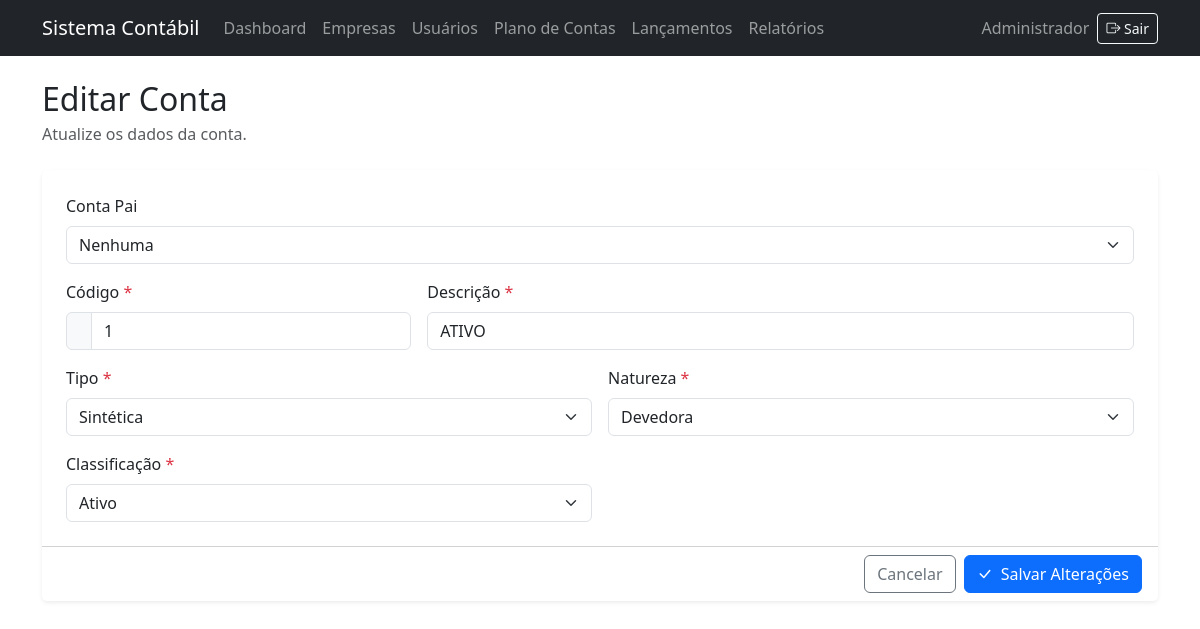
The page /plano_contas/form.php?id=1 (signed in) on the database its author committed.
### tables this page shows
CREATE TABLE IF NOT EXISTS contas_contabeis (
    id_conta       INT UNSIGNED AUTO_INCREMENT PRIMARY KEY,
    id_empresa     INT UNSIGNED NOT NULL,
    codigo         VARCHAR(30) NOT NULL,
    descricao      VARCHAR(160) NOT NULL,
    tipo           ENUM('sintetica', 'analitica') NOT NULL,
    natureza       ENUM('devedora', 'credora') NOT NULL,
    classificacao  ENUM('ativo', 'passivo', 'patrimonio_liquido', 'receita', 'custo', 'despesa') NOT NULL,
    conta_pai      INT UNSIGNED NULL,
    nivel          TINYINT UNSIGNED NOT NULL DEFAULT 1,
    status         ENUM('ativo', 'inativo') NOT NULL DEFAULT 'ativo',
    UNIQUE KEY uk_contas_empresa_codigo (id_empresa, codigo),
    CONSTRAINT fk_contas_empresa FOREIGN KEY (id_empresa) REFERENCES empresas (id_empresa),
    CONSTRAINT fk_contas_pai FOREIGN KEY (conta_pai) REFERENCES contas_contabeis (id_conta)
);

### src/Repository/ContaContabilRepository.php (called while the page is built, shortened)
<?php
final class ContaContabilRepository
{
    private PDO $conexao;
    public function __construct()
    {
        $this->conexao = Database::getInstance()->getConnection();
    }
    public function buscar(int $id): ?array
    {
        $statement = $this->conexao->prepare(
            'SELECT id_conta, id_empresa, codigo, descricao, tipo, natureza,
                    classificacao, conta_pai, nivel, status
             FROM contas_contabeis
             WHERE id_conta = :id'
        );
        $statement->execute(['id' => $id]);
        $conta = $statement->fetch(PDO::FETCH_ASSOC);
        return $conta === false ? null : $conta;
    }
    public function listarSinteticasPorEmpresa(int $id_empresa): array
    {
        $statement = $this->conexao->prepare(
            'SELECT id_conta, id_empresa, codigo, descricao, tipo, natureza,
                    classificacao, conta_pai, nivel, status
             FROM contas_contabeis
             WHERE id_empresa = :id_empresa
               AND tipo = :tipo
             ORDER BY codigo ASC'
        );
        $statement->execute([
            'id_empresa' => $id_empresa,
            'tipo' => 'sintetica',
        ]);
        return $statement->fetchAll(PDO::FETCH_ASSOC);
    }
}

### src/Core/Database.php (called while the page is built, shortened)
<?php
require_once dirname(__DIR__, 2) . DIRECTORY_SEPARATOR . 'config'
    . DIRECTORY_SEPARATOR . 'config.php';
final class Database
{
    private static ?self $instance = null;
    private PDO $connection;
    private function __construct()
    {
        $dsn = 'mysql:host=' . DB_HOST
            . ';port=' . DB_PORT
            . ';dbname=' . DB_NAME
            . ';charset=' . DB_CHARSET;
        $opcoes = [
            PDO::ATTR_ERRMODE => PDO::ERRMODE_EXCEPTION,
            PDO::ATTR_DEFAULT_FETCH_MODE => PDO::FETCH_ASSOC,
            PDO::ATTR_EMULATE_PREPARES => false,
        ];
        try {
            $this->connection = new PDO($dsn, DB_USER, DB_PASS, $opcoes);
        } catch (PDOException $exception) {
            throw new RuntimeException(
                'Não foi possível conectar ao banco de dados. Verifique as configurações e tente novamente.',
                0,
                $exception
            );
        }
    }
    public static function getInstance(): self
    {
        if (self::$instance === null) {
            self::$instance = new self();
        }
        return self::$instance;
    }
    public function getConnection(): PDO
    {
        return $this->connection;
    }
}

### autoload.php (called while the page is built, shortened)
<?php
spl_autoload_register(static function (string $class): void {
    $prefix = 'App\\';
    $relativeClass = substr($class, strlen($prefix));
    $file = __DIR__
        . DIRECTORY_SEPARATOR . 'src'
        . DIRECTORY_SEPARATOR . str_replace('\\', DIRECTORY_SEPARATOR, $relativeClass)
        . '.php';
});

### src/Core/Auth.php (called while the page is built, shortened)
<?php
final class Auth
{
    private ?EmpresaRepository $empresas;
    public function __construct(
        ?UsuarioRepository $usuarios = null,
        ?EmpresaRepository $empresas = null
    ) {
        $this->empresas = $empresas;
    }
    public function empresaId(): ?int
    {
        $empresaId = $_SESSION['empresa_id'] ?? null;
        foreach (($this->empresas ??= new EmpresaRepository())->ativas() as $empresa) {
            if (isset($empresa['id_empresa']) && is_numeric($empresa['id_empresa'])) {
                $id = (int) $empresa['id_empresa'];
                if ($id > 0) {
                    return $id;
                }
            }
        }
        return null;
    }
}

### config/config.php (called while the page is built, shortened)
<?php
$appDebug = getenv('APP_DEBUG');

### src/Repository/EmpresaRepository.php (called while the page is built, shortened)
<?php
final class EmpresaRepository
{
    private PDO $conexao;
    public function __construct()
    {
        $this->conexao = Database::getInstance()->getConnection();
    }
    public function ativas(): array
    {
        $statement = $this->conexao->prepare(
            'SELECT id_empresa, razao_social, nome_fantasia, cnpj, endereco,
                    regime_tributario, responsavel, status
             FROM empresas
             WHERE status = :status'
        );
        $statement->execute(['status' => 'ativo']);
        return $statement->fetchAll(PDO::FETCH_ASSOC);
    }
}

### plano_contas/form.php (the view, shortened to what this page needs)
<?php
require_once dirname(__DIR__) . DIRECTORY_SEPARATOR . 'autoload.php';
$auth = new App\Core\Auth();
$auth->exigirLogin();
$auth->exigirEscrita();
$idConta = null;
if (isset($_GET['id'])) {
    $idRecebido = $_GET['id'];
    $idConta = (int) $idRecebido;
}
$id_empresa = $auth->empresaId();
$repo = new App\Repository\ContaContabilRepository();
$conta = null;
if ($idConta !== null) {
    $conta = $repo->buscar($idConta);
}
$contasPai = $repo->listarSinteticasPorEmpresa($id_empresa);
$contasPaiPorId = [];
foreach ($contasPai as $contaPai) {
    $contasPaiPorId[(int) ($contaPai['id_conta'] ?? 0)] = $contaPai;
}
if ($idConta !== null) {
    $contasPai = array_values(array_filter(
        $contasPai,
        static function (array $possivelPai) use ($idConta, $contasPaiPorId): bool {
            $idPossivelPai = (int) ($possivelPai['id_conta'] ?? 0);
            $visitados = [];
            while ($idPossivelPai > 0 && !isset($visitados[$idPossivelPai])) {
                if ($idPossivelPai === $idConta) {
                    return false;
                }
                $visitados[$idPossivelPai] = true;
                $idPossivelPai = (int) ($contasPaiPorId[$idPossivelPai]['conta_pai'] ?? 0);
            }
            return true;
        }
    ));
}
$contasPaiFormularioPorId = [];
foreach ($contasPai as $contaPai) {
    $contasPaiFormularioPorId[(int) ($contaPai['id_conta'] ?? 0)] = $contaPai;
}
$codigoSalvo = (string) ($conta['codigo'] ?? '');
$idContaPaiAtual = isset($conta['conta_pai']) ? (int) $conta['conta_pai'] : 0;
$prefixoAtual = isset($contasPaiFormularioPorId[$idContaPaiAtual])
    ? (string) ($contasPaiFormularioPorId[$idContaPaiAtual]['codigo'] ?? '') . '.'
    : '';
$sufixoAtual = $prefixoAtual !== '' && str_starts_with($codigoSalvo, $prefixoAtual)
    ? substr($codigoSalvo, strlen($prefixoAtual))
    : $codigoSalvo;
$valores = [
    'codigo' => $sufixoAtual,
    'descricao' => (string) ($conta['descricao'] ?? ''),
    'tipo' => (string) ($conta['tipo'] ?? ''),
    'natureza' => (string) ($conta['natureza'] ?? ''),
    'classificacao' => (string) ($conta['classificacao'] ?? ''),
    'conta_pai' => $idContaPaiAtual > 0 ? (string) $idContaPaiAtual : '',
];
$errosValidacao = [];
$classificacoesPermitidas = [
    'ativo' => 'Ativo',
    'passivo' => 'Passivo',
    'patrimonio_liquido' => 'Patrimônio Líquido',
    'receita' => 'Receita',
    'custo' => 'Custo',
    'despesa' => 'Despesa',
];
require_once dirname(__DIR__) . DIRECTORY_SEPARATOR . 'includes'
    . DIRECTORY_SEPARATOR . 'header.php';
$escapar = static fn (string $valor): string => htmlspecialchars(
    $valor,
    ENT_QUOTES | ENT_SUBSTITUTE,
    'UTF-8'
);
?>
<div class="mb-4">
    <h1 class="h2 mb-1"><?= $idConta === null ? 'Nova Conta' : 'Editar Conta' ?></h1>
    <p class="text-body-secondary mb-0">
        <?= $idConta === null ? 'Preencha os dados para cadastrar uma conta.' : 'Atualize os dados da conta.' ?>
    </p>
</div>
<form
    action="/Contabil/plano_contas/form.php<?= $idConta === null ? '' : '?id=' . $idConta ?>"
    method="post"
    class="card border-0 shadow-sm"
>
    <div class="card-body p-4">
        <div class="row g-3">
            <div class="col-12">
                <label for="conta_pai" class="form-label">Conta Pai</label>
                <select
                    class="form-select<?= isset($errosValidacao['conta_pai']) ? ' is-invalid' : '' ?>"
                    id="conta_pai"
                    name="conta_pai"
                >
                    <option value="">Nenhuma</option>
                </select>
            </div>
            <div class="col-12 col-md-4">
                <label for="codigo" class="form-label">Código <span class="text-danger">*</span></label>
                <div class="input-group">
                    <span class="input-group-text" id="prefixo_codigo"><?= $escapar($prefixoAtual) ?></span>
                    <input
                        type="text"
                        class="form-control<?= isset($errosValidacao['codigo']) ? ' is-invalid' : '' ?>"
                        id="codigo"
                        name="codigo"
                        value="<?= $escapar($valores['codigo']) ?>"
                        placeholder="Ex.: 3"
                        required
                    >
                </div>
            </div>
            <div class="col-12 col-md-8">
                <label for="descricao" class="form-label">Descrição <span class="text-danger">*</span></label>
                <input
                    type="text"
                    class="form-control<?= isset($errosValidacao['descricao']) ? ' is-invalid' : '' ?>"
                    id="descricao"
                    name="descricao"
                    value="<?= $escapar($valores['descricao']) ?>"
                    required
                >
            </div>
            <div class="col-12 col-md-6">
                <label for="tipo" class="form-label">Tipo <span class="text-danger">*</span></label>
                <select
                    class="form-select<?= isset($errosValidacao['tipo']) ? ' is-invalid' : '' ?>"
                    id="tipo"
                    name="tipo"
                    required
                >
                    <option value="sintetica" <?= $valores['tipo'] === 'sintetica' ? 'selected' : '' ?>>Sintética</option>
                </select>
            </div>
            <div class="col-12 col-md-6">
                <label for="natureza" class="form-label">Natureza <span class="text-danger">*</span></label>
                <select
                    class="form-select<?= isset($errosValidacao['natureza']) ? ' is-invalid' : '' ?>"
                    id="natureza"
                    name="natureza"
                    required
                >
                    <option value="devedora" <?= $valores['natureza'] === 'devedora' ? 'selected' : '' ?>>Devedora</option>
                </select>
            </div>
            <div class="col-12 col-md-6">
                <label for="classificacao" class="form-label">Classificação <span class="text-danger">*</span></label>
                <select
                    class="form-select<?= isset($errosValidacao['classificacao']) ? ' is-invalid' : '' ?>"
                    id="classificacao"
                    name="classificacao"
                    required
                >
                    <?php foreach ($classificacoesPermitidas as $codigo => $rotulo): ?>
                        <option value="<?= $escapar($codigo) ?>" <?= $valores['classificacao'] === $codigo ? 'selected' : '' ?>>
                            <?= $escapar($rotulo) ?>
                        </option>
                    <?php endforeach; ?>
                </select>
            </div>
        </div>
    </div>
    <div class="card-footer bg-white d-flex justify-content-end gap-2">
        <a href="/Contabil/plano_contas/listar.php" class="btn btn-outline-secondary">Cancelar</a>
        <button type="submit" class="btn btn-primary">
            <i class="bi bi-check-lg me-1" aria-hidden="true"></i>
            <?= $idConta === null ? 'Cadastrar Conta' : 'Salvar Alterações' ?>
        </button>
    </div>
</form>
<?php
require_once dirname(__DIR__) . DIRECTORY_SEPARATOR . 'includes'
    . DIRECTORY_SEPARATOR . 'footer.php';

### rows shown on the page
contas_contabeis: codigo "1", descricao "ATIVO", tipo "Sintética", natureza "Devedora", classificacao "Ativo"

### other values the page prints
$escapar(APP_NAME) "Sistema Contábil"
$escapar($usuarioAtual['nome']) "Administrador"
